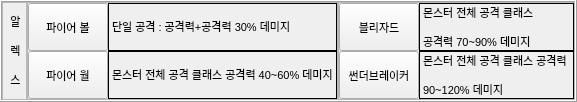
                      <widget class="QFrame" name="Frame_Class3">
                       <property name="enabled">
                        <bool>true</bool>
                       </property>
                       <property name="maximumSize">
                        <size>
                         <width>16777215</width>
                         <height>16777215</height>
                        </size>
                       </property>
                       <property name="frameShape">
                        <enum>QFrame::Box</enum>
                       </property>
                       <property name="frameShadow">
                        <enum>QFrame::Raised</enum>
                       </property>
                       <layout class="QGridLayout" name="gridLayout_67">
                        <property name="leftMargin">
                         <number>0</number>
                        </property>
                        <property name="topMargin">
                         <number>0</number>
                        </property>
                        <property name="rightMargin">
                         <number>0</number>
                        </property>
                        <property name="bottomMargin">
                         <number>0</number>
                        </property>
                        <property name="spacing">
                         <number>0</number>
                        </property>
                        <item row="0" column="0">
                         <widget class="QFrame" name="Frame_Class3_Name">
                          <property name="maximumSize">
                           <size>
                            <width>25</width>
                            <height>16777215</height>
                           </size>
                          </property>
                          <property name="frameShape">
                           <enum>QFrame::StyledPanel</enum>
                          </property>
                          <property name="frameShadow">
                           <enum>QFrame::Raised</enum>
                          </property>
                          <layout class="QGridLayout" name="gridLayout_69">
                           <property name="leftMargin">
                            <number>0</number>
                           </property>
                           <property name="topMargin">
                            <number>0</number>
                           </property>
                           <property name="rightMargin">
                            <number>0</number>
                           </property>
                           <property name="bottomMargin">
                            <number>0</number>
                           </property>
                           <property name="spacing">
                            <number>0</number>
                           </property>
                           <item row="0" column="0">
                            <widget class="QLabel" name="Class3_Name_Label">
                             <property name="minimumSize">
                              <size>
                               <width>25</width>
                               <height>0</height>
                              </size>
                             </property>
                             <property name="font">
                              <font>
                               <pointsize>8</pointsize>
                              </font>
                             </property>
                             <property name="text">
                              <string>&lt;html&gt;&lt;head/&gt;&lt;body&gt;&lt;p align=&quot;center&quot;&gt;알&lt;/p&gt;&lt;p align=&quot;center&quot;&gt;렉&lt;/p&gt;&lt;p align=&quot;center&quot;&gt;스&lt;/p&gt;&lt;/body&gt;&lt;/html&gt;</string>
                             </property>
                            </widget>
                           </item>
                          </layout>
                         </widget>
                        </item>
                        <item row="0" column="1">
                         <widget class="QFrame" name="Frame_Class3_Skill1">
                          <property name="enabled">
                           <bool>true</bool>
                          </property>
                          <property name="frameShape">
                           <enum>QFrame::StyledPanel</enum>
                          </property>
                          <property name="frameShadow">
                           <enum>QFrame::Raised</enum>
                          </property>
                          <layout class="QGridLayout" name="gridLayout_4">
                           <property name="leftMargin">
                            <number>0</number>
                           </property>
                           <property name="topMargin">
                            <number>0</number>
                           </property>
                           <property name="rightMargin">
                            <number>0</number>
                           </property>
                           <property name="bottomMargin">
                            <number>0</number>
                           </property>
                           <property name="spacing">
                            <number>0</number>
                           </property>
                           <item row="0" column="0">
                            <widget class="QPushButton" name="Class3_Skill1_Btn">
                             <property name="sizePolicy">
                              <sizepolicy hsizetype="Minimum" vsizetype="Preferred">
                               <horstretch>0</horstretch>
                               <verstretch>0</verstretch>
                              </sizepolicy>
                             </property>
                             <property name="maximumSize">
                              <size>
                               <width>100</width>
                               <height>16777215</height>
                              </size>
                             </property>
                             <property name="font">
                              <font>
                               <family>Arial</family>
                               <pointsize>8</pointsize>
                               <weight>50</weight>
                               <italic>false</italic>
                               <bold>false</bold>
                              </font>
                             </property>
                             <property name="styleSheet">
                              <string notr="true">font: 8pt &quot;Arial&quot;;힐</string>
                             </property>
                             <property name="text">
                              <string>파이어 볼</string>
                             </property>
                             <property name="checkable">
                              <bool>false</bool>
                             </property>
                            </widget>
                           </item>
                           <item row="0" column="1">
                            <widget class="QLabel" name="Class3_Skill1_Label">
                             <property name="font">
                              <font>
                               <pointsize>8</pointsize>
                              </font>
                             </property>
                             <property name="frameShape">
                              <enum>QFrame::Box</enum>
                             </property>
                             <property name="text">
                              <string>&lt;html&gt;&lt;head/&gt;&lt;body&gt;&lt;p&gt;단일 공격 : 공격력+공격력 30% 데미지&lt;/p&gt;&lt;/body&gt;&lt;/html&gt;</string>
                             </property>
                            </widget>
                           </item>
                           <item row="1" column="0">
                            <widget class="QPushButton" name="Class3_Skill2_Btn">
                             <property name="sizePolicy">
                              <sizepolicy hsizetype="Minimum" vsizetype="Preferred">
                               <horstretch>0</horstretch>
                               <verstretch>0</verstretch>
                              </sizepolicy>
                             </property>
                             <property name="maximumSize">
                              <size>
                               <width>100</width>
                               <height>16777215</height>
                              </size>
                             </property>
                             <property name="font">
                              <font>
                               <pointsize>8</pointsize>
                              </font>
                             </property>
                             <property name="text">
                              <string>파이어 월</string>
                             </property>
                             <property name="checkable">
                              <bool>false</bool>
                             </property>
                            </widget>
                           </item>
                           <item row="1" column="1">
                            <widget class="QLabel" name="Class3_Skill2_Label">
                             <property name="frameShape">
                              <enum>QFrame::Box</enum>
                             </property>
                             <property name="text">
                              <string>&lt;html&gt;&lt;head/&gt;&lt;body&gt;&lt;p&gt;&lt;span style=&quot; font-size:8pt;&quot;&gt;몬스터 전체 공격 클래스 공격력 40~60% 데미지&lt;/span&gt;&lt;/p&gt;&lt;/body&gt;&lt;/html&gt;</string>
                             </property>
                            </widget>
                           </item>
                          </layout>
                         </widget>
                        </item>
                        <item row="0" column="2">
                         <widget class="QFrame" name="Frame_Class3_Skill2">
                          <property name="maximumSize">
                           <size>
                            <width>16777215</width>
                            <height>16777215</height>
                           </size>
                          </property>
                          <property name="frameShape">
                           <enum>QFrame::StyledPanel</enum>
                          </property>
                          <property name="frameShadow">
                           <enum>QFrame::Raised</enum>
                          </property>
                          <layout class="QGridLayout" name="gridLayout_72">
                           <property name="leftMargin">
                            <number>0</number>
                           </property>
                           <property name="topMargin">
                            <number>0</number>
                           </property>
                           <property name="rightMargin">
                            <number>0</number>
                           </property>
                           <property name="bottomMargin">
                            <number>0</number>
                           </property>
                           <property name="spacing">
                            <number>0</number>
                           </property>
                           <item row="0" column="0">
                            <widget class="QPushButton" name="Class3_Skill3_Btn">
                             <property name="sizePolicy">
                              <sizepolicy hsizetype="Minimum" vsizetype="Preferred">
                               <horstretch>0</horstretch>
                               <verstretch>0</verstretch>
                              </sizepolicy>
                             </property>
                             <property name="maximumSize">
                              <size>
                               <width>100</width>
                               <height>16777215</height>
                              </size>
                             </property>
                             <property name="font">
                              <font>
                               <family>Arial</family>
                               <pointsize>8</pointsize>
                               <weight>50</weight>
                               <italic>false</italic>
                               <bold>false</bold>
                              </font>
                             </property>
                             <property name="styleSheet">
                              <string notr="true">font: 8pt &quot;Arial&quot;;힐</string>
                             </property>
                             <property name="text">
                              <string>블리자드</string>
                             </property>
                             <property name="checkable">
                              <bool>false</bool>
                             </property>
                            </widget>
                           </item>
                           <item row="0" column="1">
                            <widget class="QLabel" name="Class3_Skill3_Label">
                             <property name="font">
                              <font>
                               <pointsize>8</pointsize>
                              </font>
                             </property>
                             <property name="frameShape">
                              <enum>QFrame::Box</enum>
                             </property>
                             <property name="text">
                              <string>&lt;html&gt;&lt;head/&gt;&lt;body&gt;&lt;p&gt;몬스터 전체 공격 클래스 &lt;/p&gt;&lt;p&gt;공격력 70~90% 데미지&lt;/p&gt;&lt;/body&gt;&lt;/html&gt;</string>
                             </property>
                            </widget>
                           </item>
                           <item row="2" column="1">
                            <widget class="QLabel" name="Class3_Skill4_Label">
                             <property name="frameShape">
                              <enum>QFrame::Box</enum>
                             </property>
                             <property name="text">
                              <string>&lt;html&gt;&lt;head/&gt;&lt;body&gt;&lt;p&gt;&lt;span style=&quot; font-size:8pt;&quot;&gt;몬스터 전체 공격 클래스 공격력 &lt;/span&gt;&lt;/p&gt;&lt;p&gt;&lt;span style=&quot; font-size:8pt;&quot;&gt;90~120% 데미지&lt;/span&gt;&lt;/p&gt;&lt;/body&gt;&lt;/html&gt;</string>
                             </property>
                            </widget>
                           </item>
                           <item row="2" column="0">
                            <widget class="QPushButton" name="Class3_Skill4_Btn">
                             <property name="sizePolicy">
                              <sizepolicy hsizetype="Minimum" vsizetype="Preferred">
                               <horstretch>0</horstretch>
                               <verstretch>0</verstretch>
                              </sizepolicy>
                             </property>
                             <property name="maximumSize">
                              <size>
                               <width>100</width>
                               <height>16777215</height>
                              </size>
                             </property>
                             <property name="font">
                              <font>
                               <pointsize>8</pointsize>
                              </font>
                             </property>
                             <property name="text">
                              <string>썬더브레이커</string>
                             </property>
                             <property name="checkable">
                              <bool>false</bool>
                             </property>
                            </widget>
                           </item>
                          </layout>
                         </widget>
                        </item>
                       </layout>
                      </widget>
